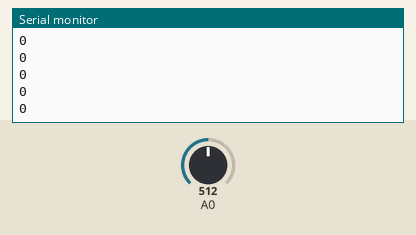
Bench run of a sketch on a simulated Arduino Uno, built with avr-gcc and run on an emulated ATmega328P. Shown: the last lines printed to the serial monitor. The inputs (shaded band) are chosen by the test bench; at power-on: A0 = 512.

Above: at 1.2 s.
1.3 s: A0 set to 716
At 2.3 s:
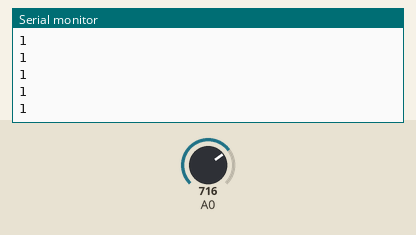
2.8 s: A0 set to 900
At 3.8 s:
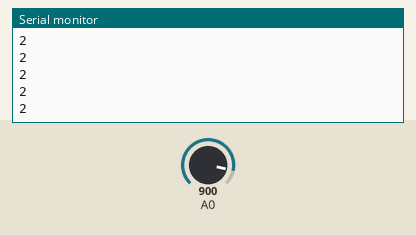
Timing chart, 0 to 5.8 s (numbered marks = the images above; inputs shaded):
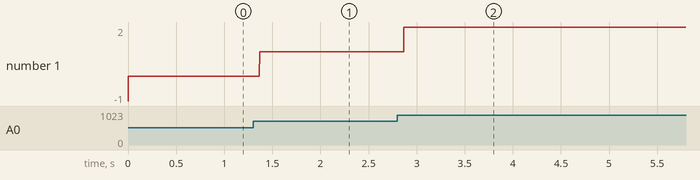

Measured:
- after the input at 1.3 s, the serial monitor: prints a new line after 0.07 s (image 1)
- after the input at 2.8 s, the serial monitor: prints a new line after 0.07 s (image 2)
- plotted number 1: 0 → 1 after the input at 1.3 s, 1 → 2 after the input at 2.8 s

The sketch:

photoresistor.ino
```cpp
int value1 = analogRead(A0);
int value2= analogRead(A0);
int difference = 0;
int lightning = -1;

void setup() {
  Serial.begin(9600);
  pinMode(A0,INPUT);
}

void loop() {
  difference = value2 - value1;
  if (difference > 100) {
    lightning++;

  }
  Serial.println(lightning);
  value1 = value2;
  value2 = analogRead(A0);
  }
```
